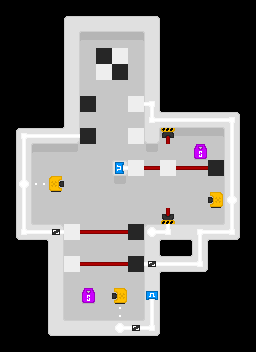

This game map was drawn from its Tiled (.tmx) file and the tilesets committed beside it. A one-line description and the full map source follow:
An orthogonal 16x22 tile map with 16x16 px tiles, 3 tile layers (layer1, layer2, objects), 1 hidden layer not drawn.

<map version="1.5" tiledversion="1.7.2" orientation="orthogonal" renderorder="right-down" width="16" height="22" tilewidth="16" tileheight="16" infinite="0" nextlayerid="24" nextobjectid="20">
 <tileset firstgid="1" source="../../porthole-tileset.tsx" />
 <layer id="1" name="layer1" width="16" height="22">
  <data encoding="csv">
1,1,1,1,1,1,1,1,1,1,1,1,1,1,1,1,
1,1,1,1,33,33,33,33,33,33,1,1,1,1,1,1,
1,1,1,1,33,2,2,2,2,33,1,1,1,1,1,1,
1,1,1,1,33,2,2,2,2,33,1,1,1,1,1,1,
1,1,1,1,33,2,2,2,2,33,1,1,1,1,1,1,
1,1,1,1,33,2,2,2,2,33,1,1,1,1,1,1,
1,1,1,1,33,2,2,2,2,33,1,1,1,1,1,1,
1,1,1,1,33,2,2,2,2,33,33,33,33,33,33,1,
1,33,33,33,33,2,2,2,2,33,2,2,2,2,33,1,
1,33,2,2,2,2,2,2,2,2,2,2,2,2,33,1,
1,33,2,2,2,2,2,33,2,2,2,2,2,2,33,1,
1,33,2,2,2,2,2,2,2,2,2,2,2,2,33,1,
1,33,2,2,2,2,2,2,2,2,2,2,2,2,33,1,
1,33,2,2,2,2,2,2,2,2,2,2,2,2,33,1,
1,33,33,33,2,2,2,2,2,33,33,33,33,33,33,1,
1,1,1,33,2,2,2,2,2,33,1,1,33,1,1,1,
1,1,1,33,2,2,2,2,2,33,33,33,33,1,1,1,
1,1,1,33,2,2,2,2,2,33,1,1,1,1,1,1,
1,1,1,33,2,2,2,2,2,33,1,1,1,1,1,1,
1,1,1,33,2,2,2,2,2,33,1,1,1,1,1,1,
1,1,1,33,33,33,33,33,33,33,1,1,1,1,1,1,
1,1,1,1,1,1,1,1,1,1,1,1,1,1,1,1
</data>
 </layer>
 <layer id="22" name="layer2" width="16" height="22">
  <data encoding="csv">
0,0,0,0,0,0,0,0,0,0,0,0,0,0,0,0,
0,0,0,0,37,66,66,66,66,38,0,0,0,0,0,0,
0,0,0,0,34,97,98,98,99,34,0,0,0,0,0,0,
0,0,0,0,34,0,45,46,0,34,0,0,0,0,0,0,
0,0,0,0,34,0,77,78,0,34,0,0,0,0,0,0,
0,0,0,0,34,0,0,0,0,34,0,0,0,0,0,0,
0,0,0,0,34,0,0,0,0,34,12,0,0,0,0,0,
0,0,0,11,34,0,0,0,0,136,66,66,66,66,38,0,
0,37,66,66,40,0,0,0,0,36,97,98,98,99,34,0,
0,34,97,98,101,0,0,0,0,102,0,0,0,0,34,0,
0,34,0,0,0,0,0,134,0,0,0,0,0,0,34,0,
0,34,140,0,0,0,0,102,0,0,0,0,0,0,34,0,
0,34,0,0,0,0,0,0,0,0,0,0,0,0,34,0,
0,34,72,0,0,0,0,0,0,0,0,0,0,71,34,0,
0,69,66,8,0,0,0,0,0,7,66,66,137,66,70,0,
0,0,43,34,0,0,0,0,0,34,42,41,34,44,0,0,
0,0,0,34,0,0,0,0,0,136,66,66,70,0,0,0,
0,0,0,34,0,0,0,0,0,34,44,0,0,0,0,0,
0,0,0,34,0,0,0,0,0,34,0,0,0,0,0,0,
0,0,0,34,72,0,0,108,71,34,0,0,0,0,0,0,
0,0,0,69,66,66,66,66,66,70,0,0,0,0,0,0,
0,0,0,0,0,0,0,0,0,0,0,0,0,0,0,0
</data>
 </layer>
 <layer id="17" name="objects" width="16" height="22">
  <data encoding="csv">
0,0,0,0,0,0,0,0,0,0,0,0,0,0,0,0,
0,0,0,0,0,0,0,0,0,0,0,0,0,0,0,0,
0,0,0,0,0,0,0,0,0,0,0,0,0,0,0,0,
0,0,0,0,0,0,0,0,0,0,0,0,0,0,0,0,
0,0,0,0,0,0,0,0,0,0,0,0,0,0,0,0,
0,0,0,0,0,0,0,0,0,0,0,0,0,0,0,0,
0,0,0,0,0,417,0,0,418,198,0,0,0,0,0,0,
0,0,0,0,0,0,0,0,0,260,165,165,165,165,198,0,
0,196,165,165,165,417,0,0,418,0,294,0,0,0,166,0,
0,166,0,0,0,0,0,0,0,0,358,0,234,0,166,0,
0,166,0,0,0,0,0,454,385,323,360,323,323,386,166,0,
0,168,0,257,0,0,0,0,0,0,358,0,0,0,166,0,
0,166,0,0,0,0,0,0,0,0,358,0,0,290,168,0,
0,166,0,0,0,0,0,0,0,0,326,0,0,0,166,0,
0,260,165,295,385,323,323,323,386,231,262,0,196,165,262,0,
0,0,0,0,0,0,0,0,0,0,0,0,166,0,0,0,
0,0,0,0,385,323,323,323,386,295,165,165,262,0,0,0,
0,0,0,0,0,0,0,0,0,0,0,0,0,0,0,0,
0,0,0,0,0,234,0,290,0,391,0,0,0,0,0,0,
0,0,0,0,0,0,0,0,0,166,0,0,0,0,0,0,
0,0,0,0,0,0,0,231,295,262,0,0,0,0,0,0,
0,0,0,0,0,0,0,0,0,0,0,0,0,0,0,0
</data>
 </layer>
 <layer id="23" name="collision" width="16" height="22" visible="0">
  <data encoding="csv">
0,0,0,0,0,0,0,0,0,0,0,0,0,0,0,0,
0,0,0,0,17,17,17,17,17,17,0,0,0,0,0,0,
0,0,0,0,17,0,0,0,0,17,0,0,0,0,0,0,
0,0,0,0,17,0,17,17,0,17,0,0,0,0,0,0,
0,0,0,0,17,0,0,0,0,17,0,0,0,0,0,0,
0,0,0,0,17,0,0,0,0,17,0,0,0,0,0,0,
0,0,0,0,17,22,0,0,20,17,0,0,0,0,0,0,
0,0,0,0,17,0,0,0,0,17,17,17,17,17,17,0,
0,17,17,17,17,22,0,0,20,17,19,0,0,0,17,0,
0,17,0,0,0,0,0,0,0,0,145,0,54,0,17,0,
0,17,0,0,0,0,0,17,22,113,113,113,113,20,17,0,
0,17,0,82,0,0,0,0,0,0,145,0,0,0,17,0,
0,17,0,0,0,0,0,0,0,0,145,0,0,81,17,0,
0,17,0,0,0,0,0,0,0,0,21,0,0,0,17,0,
0,17,17,17,22,113,113,113,20,17,17,17,17,17,17,0,
0,0,0,17,0,0,0,0,0,17,0,0,17,0,0,0,
0,0,0,17,22,113,113,113,20,17,17,17,17,0,0,0,
0,0,0,17,0,0,0,0,0,17,0,0,0,0,0,0,
0,0,0,17,0,54,0,81,0,17,0,0,0,0,0,0,
0,0,0,17,0,0,0,0,0,17,0,0,0,0,0,0,
0,0,0,17,17,17,17,17,17,17,0,0,0,0,0,0,
0,0,0,0,0,0,0,0,0,0,0,0,0,0,0,0
</data>
 </layer>
</map>
